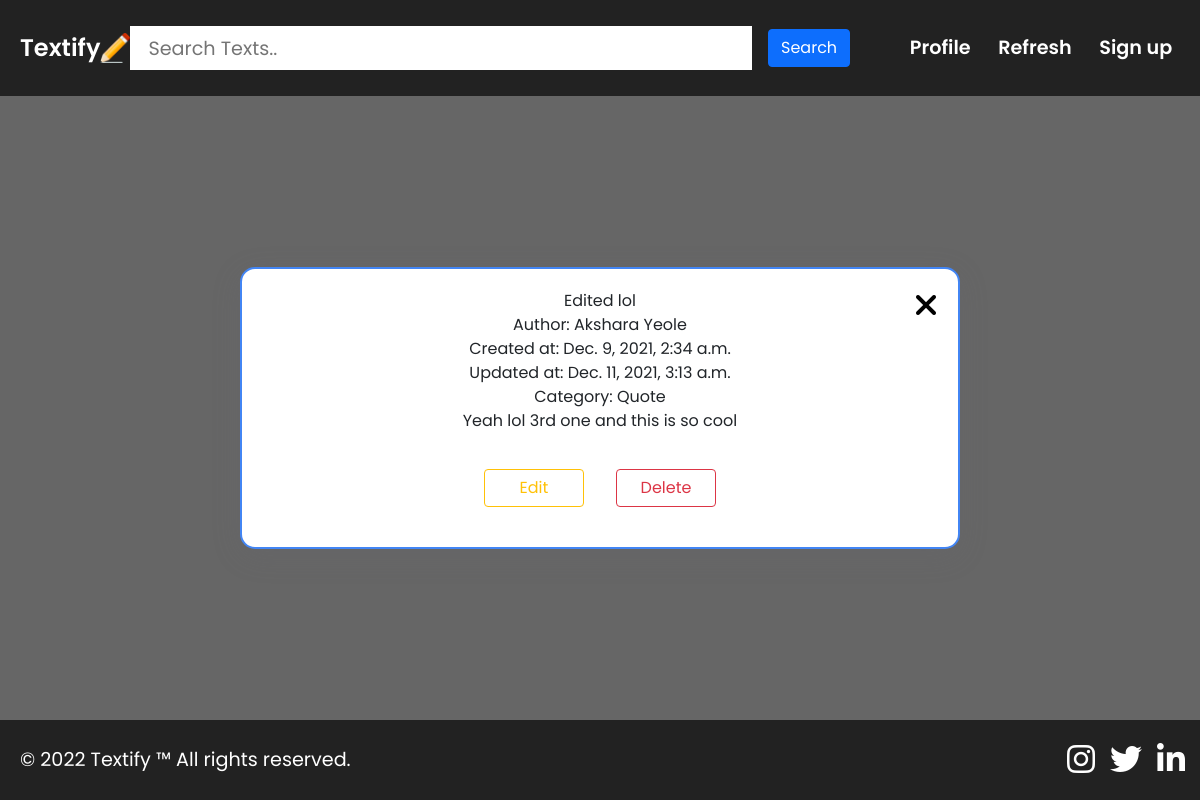
Page /text/3 on the committed database.
### textifyapi/models.py (models this page shows, shortened)
class Text(models.Model):
    TEXT_CATEGORY = [
        ("gn", "General"),
        ("rm", "Reminder"),
        ("th", "Thought"),
        ("qt", "Quote"),
        ("nt", "Note")
    ]
    TEXT_SEVERITY = [
        ("l", "low"),
        ("m", "moderate"),
        ("h", "high")
    ]
    title = models.CharField(max_length=100, null=True, blank=True)
    content = RichTextField(null=True, blank=True)
    image = models.ImageField(upload_to="images/", blank=True, null=True)
    category = models.CharField(max_length=2, choices=TEXT_CATEGORY, default="gn")
    severity = models.CharField(max_length=1, choices=TEXT_SEVERITY, null=True, blank=True, default="l")
    pinned = models.BooleanField(default=False)
    created_at = models.DateTimeField(auto_now_add=True)
    updated_at = models.DateTimeField(auto_now=True)
    user = models.ForeignKey(User, on_delete=models.CASCADE)
    class Meta:
        ordering = ["-created_at"]

class User(models.Model):
    GENDER_CHOICE = [
        ("m", "Male"),
        ("f", "Female"),
        ("o", "Other")
    ]
    name = models.CharField(max_length=50)
    age = models.IntegerField(validators=[MinValueValidator(1), MaxValueValidator(100)])
    gender = models.CharField(max_length=1 ,choices=GENDER_CHOICE)
    username = models.CharField(max_length=10)
    email = models.EmailField()
    password = models.CharField(max_length=10)
    profile_pic = models.ImageField(null=True, blank=True, upload_to="php/")

### textifyapi/views.py (the view)
# urls.py: path('text/<pk>', views.TextDetailView.as_view(), name="textdetail" ),
class TextDetailView(DetailView):
    model = Text
    template_name = "textifyapi/textdetail.html"

### textifyapi/templates/textifyapi/textdetail.html (shortened to what this page needs)
{% extends 'textifyapi/base.html' %}
{% load static %}
{% block head %}
<link rel="stylesheet" href="{% static 'textifyapi/textdetail.css' %}" type="text/css">
{% endblock head %}
{% block content %}
    <div id="textdetail_container" >
        <div id="single_text">
            <a class="exitanchor" href="{% url 'textlist' %}">
            <div id="exit_icon">
                <i class="fa fa-times fa-2x"></i>
            </div>
            </a>
            <span>{{object.title}}</span>
            <span>Author: {{object.user.name}}</span>
            <span>Created at: {{object.created_at}}</span>
            <span>Updated at: {{object.updated_at}}</span>
            <span>Category: {{object.get_category_display}}</span>
            <span>{{object.content|safe}}</span>
            <div id="options">
                <a href="{% url 'textupdate' object.pk %}"><button type="button" class="btn btn-outline-warning mx-3">Edit</button></a>
                <a href="{% url 'textdelete' object.pk %}"><button type="button" class="btn btn-outline-danger mx-3">Delete</button></a>
            </div>
        </div>
    </div>
{% endblock content %}

### textifyapi/static/textifyapi/base.css (style rules this page uses)
* { margin: 0; padding: 0; font-family: 'Poppins', sans-serif; scroll-behavior: smooth; }
body { position: relative; min-height: 100vh; }

### textifyapi/static/textifyapi/textdetail.css (style rules this page uses)
#textdetail_container { position: relative; width: 100%; min-height: 78vh; display: flex; flex-direction: column; align-items: center; justify-content: space-evenly; background: rgba(0,0,0,.6); }
#single_text { position: relative; display: flex; background-color: #fff; flex-direction: column; align-items: center; justify-content: space-evenly; width: 60vw; padding: 20px; margin: 50px auto; border-radius: 15px; border: 2px solid #4285F4; box-shadow: rgba(100, 100, 111, 0.2) 0px 7px 29px 0px; transform: scale(0.6); animation: popup 250ms linear forwards; }
.exitanchor { text-decoration: none; color: #000; position: absolute; right: 20px; top: 20px; }
#options { display: flex; align-items: center; justify-content: center; margin: 20px 0; }
#options button { width: 100px; }

### rows in the picture
Text: title "Edited lol", user.name "Akshara Yeole", created_at "Dec. 9, 2021, 2:34 a.m.", updated_at "Dec. 11, 2021, 3:13 a.m.", category "Quote", content "Yeah lol 3rd one and this is so cool"
